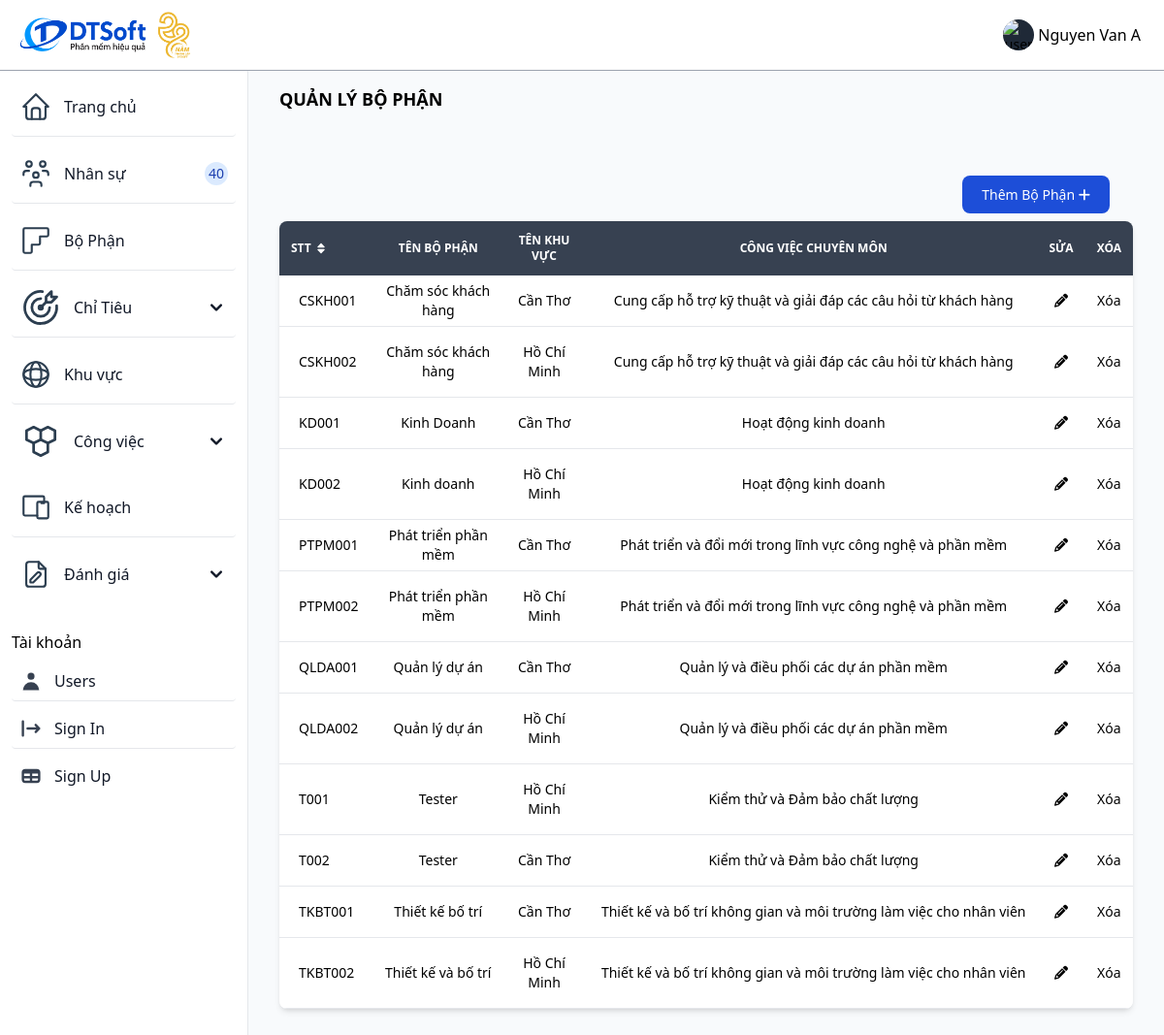
Screenshot of /bophan.php with the database file from the repository.
### tables this page shows
CREATE TABLE `bophan` (
  `id_bophan` varchar(10) NOT NULL,
  `id_khuvuc` varchar(10) NOT NULL,
  `tenbophan` varchar(255) NOT NULL,
  `cvchuyenmon` varchar(255) NOT NULL
);

CREATE TABLE `khuvuc` (
  `id_khuvuc` varchar(10) NOT NULL,
  `tenkhuvuc` varchar(255) NOT NULL,
  `diachi` varchar(255) NOT NULL,
  `sdt` int(20) NOT NULL
);

### bophan.php (the view, shortened to what this page needs)
<?php
include "inc/header.php";
include "db/connect.php";
$sql = "SELECT b.*, k.tenkhuvuc FROM bophan b INNER JOIN khuvuc k ON b.id_khuvuc = k.id_khuvuc";
$result = mysqli_query($connect, $sql);
?>
<div class="p-4 sm:ml-64">
  <div class="p-4 mt-14">
    <div class="mb-4 font-bold text-lg uppercase">Quản lý bộ phận</div>
    <div class="p-4 mt-14 grid">
      <div class="justify-self-end">
        <a href="thembophan.php" class="text-white bg-blue-700 hover:bg-blue-800 focus:ring-4 focus:ring-blue-300 font-medium rounded-lg text-sm px-5 py-2.5 mr-2 mb-2 dark:bg-blue-600 dark:hover:bg-blue-700 focus:outline-none dark:focus:ring-blue-800">
          Thêm Bộ Phận <i class="fa-solid fa-plus"></i>
        </a>
      </div>
    </div>
    <div class="mb-4">
      <div class="relative overflow-x-auto shadow-md sm:rounded-lg">
        <table class="w-full text-sm text-gray-500 dark:text-gray-400">
          <thead class="text-xs text-white uppercase bg-gray-700">
            <tr>
              <th class="px-3 py-3">
                <div class="flex items-center">
                  STT
                  <a href="#"></a>
                </div>
              </th>
              <th class="px-3 py-3">
                Tên bộ phận
              </th>
              <th class="px-3 py-3">
              Tên khu vực
              </th>
              <th class="px-3 py-3">
              Công việc chuyên môn
              </th>
              <th class="px-3 py-3">
              Sửa
              </th>
              <th class="px-3 py-3">
                Xóa
              </th>
            </tr>
          </thead>
          <tbody class="text-black text-center">
          <?php  foreach($result as $each): ?>
            <tr class="bg-white border-b dark:border-gray-700 hover:bg-gray-50">
              <td class="px-5 text-left"><?php  echo $each['id_bophan'] ?></td>
              <td class="text-center"><?php  echo $each['tenbophan'] ?></td>
              <td scope="row" class="px-3 py-4 text-black">
              <?php  echo $each['tenkhuvuc'] ?>
              </td>
              <td class="px-3 py-4 font-medium whitespace-nowrap">
              <?php  echo $each['cvchuyenmon'] ?>
              </td>
              <td class="px-3 py-4 font-medium whitespace-nowrap">
              <a href="chinhsuabophan.php?id_bophan=<?php echo $each['id_bophan'] ?>"><i class="fa fa-pencil text-danger" aria-hidden="true"></i></a>
              </td>
              <td class="px-3 py-4 font-medium whitespace-nowrap" onclick="return confirm('Bạn có chắc chắc muốn xóa?');">
                    <h6 class="mb-0 text-sm">
                      <a href='process_xoabophan.php?id_bophan=<?php echo $each['id_bophan']; ?>'>
                        Xóa
                      </a>
                    </h6>
                  </td>
            </tr>
            <?php endforeach ?>
          </tbody>
        </table>
      </div>
    </div>
  </div>
</div>
</body>
</html>

### inc/header.php (shortened to what this page needs)
<!DOCTYPE html>
<html lang="en">
<head>
	<link href="https://unpkg.com/tailwindcss@2.2.19/dist/tailwind.min.css" rel=" stylesheet">
  <link rel="stylesheet" href="https://cdnjs.cloudflare.com/ajax/libs/font-awesome/6.4.0/css/all.min.css">
	<link href="https://cdn.datatables.net/1.10.19/css/jquery.dataTables.min.css" rel="stylesheet">
	<link href="https://cdn.datatables.net/responsive/2.2.3/css/responsive.dataTables.min.css" rel="stylesheet">
  <script src="https://cdn.tailwindcss.com"></script>
</head>
<body class="g-sidenav-show bg-slate-50" id="draggable">
  <nav class="fixed top-0 z-50 w-full bg-white border-b border-gray-400 dark:border-gray-100 text-black">
        <div class="px-3 py-3 lg:px-5 lg:pl-3">
          <div class="flex items-center justify-between">
            <div class="flex items-center justify-start">
              <a href="index.php" class="flex ml-2 md:mr-24">
                <img src="assets/img/logo.jpg" class="h-12 mr-3" alt="FlowBite Logo" />
              </a>
            </div>
            <div class="flex items-center">
                <div class="flex items-center ml-3">
                  <div class="flex">
                    <button type="button" class="flex text-sm bg-gray-800 rounded-full focus:ring-4 focus:ring-gray-300 dark:focus:ring-gray-600" aria-expanded="false" data-dropdown-toggle="dropdown-user">
                      <img class="w-8 h-8 rounded-full" src="https://flowbite.com/docs/images/people/profile-picture-5.jpg" alt="user photo">
                    </button>
                    <span class="text-black p-1 cursor-pointer" data-dropdown-toggle="dropdown-user">Nguyen Van A</span>
                  </div>
                </div>
              </div>
          </div>
        </div>
      </nav>
      <aside id="logo-sidebar" class="fixed top-0 left-0 z-40 w-64 h-screen pt-20 transition-transform -translate-x-full bg-white border-r border-gray-200 sm:translate-x-0 dark:border-gray-100
      h-96 overflow-y-scroll scrollbar-thick scrollbar-thumb-blue-500 scrollbar-track-blue-100
      " aria-label="Sidebar">
         <div class="h-full px-3 pb-4 overflow-y-auto bg-white">
            <ul class="space-y-2 font-medium">
               <li class="border-b rounded">
                  <a href="index.php" class="flex items-center p-2 text-gray-900 rounded-lg dark:text-black hover:bg-gray-100 dark:hover:bg-gray-200">
                     <span class="ml-3">Trang chủ</span>
                  </a>
               </li>
               <li class="border-b rounded">
                  <a href="nhanvien.php" class="flex items-center p-2 text-gray-900 rounded-lg dark:text-black hover:bg-gray-100 dark:hover:bg-gray-200">
                     <span class="flex-1 ml-3 whitespace-nowrap">Nhân sự</span>
                     <span class="inline-flex items-center justify-center w-3 h-3 p-3 ml-3 text-sm font-medium text-blue-800 bg-blue-100 rounded-full dark:bg-blue-700 dark:text-white">40</span>
                  </a>
               </li>
               <li class="border-b rounded">
                  <a href="bophan.php" class="flex items-center p-2 text-gray-900 rounded-lg dark:text-black hover:bg-gray-100 dark:hover:bg-gray-200">
                    <span class="flex-1 ml-3 whitespace-nowrap">Bộ Phận</span>
                  </a>
               </li>
               <li class="border-b rounded">
                  <button type="button" class="flex items-center w-full p-2 text-gray-900 transition duration-75 rounded-lg group hover:bg-gray-100 dark:text-black hover:bg-gray-200" aria-controls="dropdown-cv" data-collapse-toggle="dropdown-ct">
                    <span class="flex-1 ml-3 text-left whitespace-nowrap">Chỉ Tiêu</span>
                    <svg class="w-6 h-6" fill="currentColor" viewBox="0 0 20 20" xmlns="http://www.w3.org/2000/svg">
                      <path fill-rule="evenodd" d="M5.293 7.293a1 1 0 011.414 0L10 10.586l3.293-3.293a1 1 0 111.414 1.414l-4 4a1 1 0 01-1.414 0l-4-4a1 1 0 010-1.414z" clip-rule="evenodd"></path>
                    </svg>
                  </button>
               </li>
               <li class="border-b rounded">
                  <a href="khuvuc.php" class="flex items-center p-2 text-gray-900 rounded-lg dark:text-black hover:bg-gray-100 dark:hover:bg-gray-200">
                    <span class="flex-1 ml-3 whitespace-nowrap">Khu vực</span>
                  </a>
               </li>
               <li>
                  <button type="button" class="flex items-center w-full p-2 text-gray-900 transition duration-75 rounded-lg group hover:bg-gray-100 dark:text-black hover:bg-gray-200" aria-controls="dropdown-cv" data-collapse-toggle="dropdown-cv">
                    <span class="flex-1 ml-3 text-left whitespace-nowrap">Công việc</span>
                    <svg class="w-6 h-6" fill="currentColor" viewBox="0 0 20 20" xmlns="http://www.w3.org/2000/svg">
                      <path fill-rule="evenodd" d="M5.293 7.293a1 1 0 011.414 0L10 10.586l3.293-3.293a1 1 0 111.414 1.414l-4 4a1 1 0 01-1.414 0l-4-4a1 1 0 010-1.414z" clip-rule="evenodd"></path>
                    </svg>
                  </button>
               </li>
               <li class="border-b rounded">
                  <a href="kehoachgiaoviec.php" class="flex items-center p-2 text-gray-900 rounded-lg dark:text-black hover:bg-gray-100 dark:hover:bg-gray-200">
                    <span class="flex-1 ml-3 whitespace-nowrap">Kế hoạch</span>
                  </a>
               </li>
               <li>
                <button type="button" class="flex items-center w-full p-2 text-gray-900 transition duration-75 rounded-lg group hover:bg-gray-100 dark:text-black hover:bg-gray-200" aria-controls="dropdown-example" data-collapse-toggle="dropdown-example">
                      <span class="flex-1 ml-3 text-left whitespace-nowrap">Đánh giá</span>
                      <svg class="w-6 h-6" fill="currentColor" viewBox="0 0 20 20" xmlns="http://www.w3.org/2000/svg"><path fill-rule="evenodd" d="M5.293 7.293a1 1 0 011.414 0L10 10.586l3.293-3.293a1 1 0 111.414 1.414l-4 4a1 1 0 01-1.414 0l-4-4a1 1 0 010-1.414z" clip-rule="evenodd"></path></svg>
                </button>
             </li>
               <li class="pt-5">Tài khoản</li>
                <li class="border-b rounded">
                    <a href="#" class="flex items-center p-2 text-gray-900 rounded-lg dark:text-black hover:bg-gray-100 dark:hover:bg-gray-200">
                      <span class="flex-1 ml-3 whitespace-nowrap">Users</span>
                    </a>
                </li>
                <li class="border-b rounded">
                    <a href="login.php" class="flex items-center p-2 text-gray-900 rounded-lg dark:text-black hover:bg-gray-100 dark:hover:bg-gray-200">
                      <span class="flex-1 ml-3 whitespace-nowrap">Sign In</span>
                    </a>
                </li>
                <li class="">
                    <a href="#" class="flex items-center p-2 text-gray-900 rounded-lg dark:text-black hover:bg-gray-100 dark:hover:bg-gray-200">
                      <span class="flex-1 ml-3 whitespace-nowrap">Sign Up</span>
                    </a>
                </li>
            </ul>
         </div>
      </aside>

### rows the page displays
bophan: id_bophan "CSKH001", tenbophan "Chăm sóc khách hàng", id_khuvuc.tenkhuvuc "Cần Thơ", cvchuyenmon "Cung cấp hỗ trợ kỹ thuật và giải đáp các câu hỏi từ khách hàng"
bophan: id_bophan "CSKH002", tenbophan "Chăm sóc khách hàng", id_khuvuc.tenkhuvuc "Hồ Chí Minh", cvchuyenmon "Cung cấp hỗ trợ kỹ thuật và giải đáp các câu hỏi từ khách hàng"
bophan: id_bophan "KD001", tenbophan "Kinh Doanh", id_khuvuc.tenkhuvuc "Cần Thơ", cvchuyenmon "Hoạt động kinh doanh"
bophan: id_bophan "KD002", tenbophan "Kinh doanh", id_khuvuc.tenkhuvuc "Hồ Chí Minh", cvchuyenmon "Hoạt động kinh doanh"
bophan: id_bophan "PTPM001", tenbophan "Phát triển phần mềm", id_khuvuc.tenkhuvuc "Cần Thơ", cvchuyenmon "Phát triển và đổi mới trong lĩnh vực công nghệ và phần mềm"
bophan: id_bophan "PTPM002", tenbophan "Phát triển phần mềm", id_khuvuc.tenkhuvuc "Hồ Chí Minh", cvchuyenmon "Phát triển và đổi mới trong lĩnh vực công nghệ và phần mềm"
bophan: id_bophan "QLDA001", tenbophan "Quản lý dự án", id_khuvuc.tenkhuvuc "Cần Thơ", cvchuyenmon "Quản lý và điều phối các dự án phần mềm"
bophan: id_bophan "QLDA002", tenbophan "Quản lý dự án", id_khuvuc.tenkhuvuc "Hồ Chí Minh", cvchuyenmon "Quản lý và điều phối các dự án phần mềm"
bophan: id_bophan "T001", tenbophan "Tester", id_khuvuc.tenkhuvuc "Hồ Chí Minh", cvchuyenmon "Kiểm thử và Đảm bảo chất lượng"
bophan: id_bophan "T002", tenbophan "Tester", id_khuvuc.tenkhuvuc "Cần Thơ", cvchuyenmon "Kiểm thử và Đảm bảo chất lượng"
bophan: id_bophan "TKBT001", tenbophan "Thiết kế bố trí", id_khuvuc.tenkhuvuc "Cần Thơ", cvchuyenmon "Thiết kế và bố trí không gian và môi trường làm việc cho nhân viên"
bophan: id_bophan "TKBT002", tenbophan "Thiết kế và bố trí", id_khuvuc.tenkhuvuc "Hồ Chí Minh", cvchuyenmon "Thiết kế và bố trí không gian và môi trường làm việc cho nhân viên"
